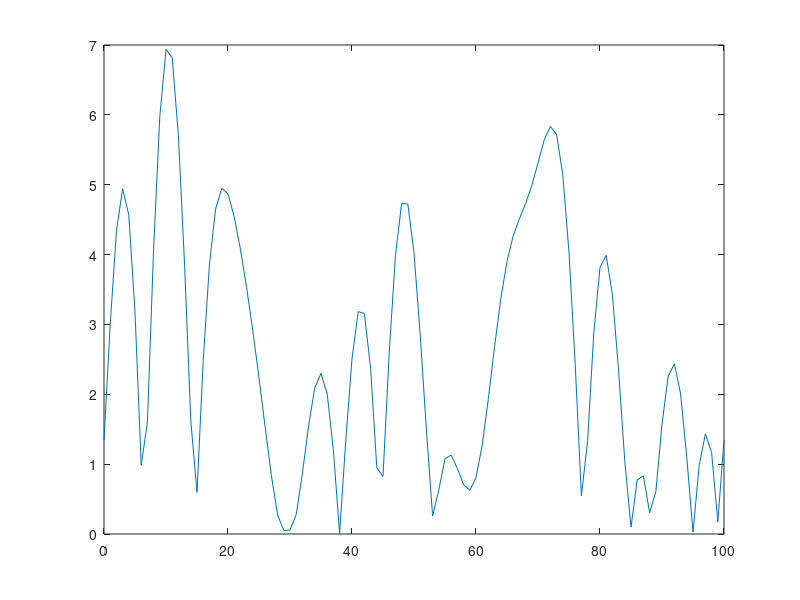

This chart was generated by the following MATLAB code: (Note: this script raises an error after producing the figure.)
%% Introduction
%MATLAB script from Contemporary Communications Systems Using MATLAB by
%John G. Proakis 
%transcribed from the book 25 September 2023
%parameterized for Neptune 25 September 2023

%% Script of Illustrative Example from Book
%In the example from the book, K = 10 and N = 20.
%A channel that has bandwidth B is subdivided in to K channels.
%N-point inverse DFT (IDFT) yields a real-valued sequence, where 1/square root of N
%is simply a scale factor. The sequence xn , 0 >= n <= N-1 corresponds
%to the samples of the multicarrier OFDM signat xt, consisting of K=N/2
%subscarriers. T is the signal duration, or signal interval.

%The modulator in an OFDM system can be implemented by computing the
%inverse DFT (7.6.4). The demodulator that recovers the information symbols
%from the received signal samples is implemented by computing the DFT
%(7.6.7). 

%Below, we are using the 16 point QAMsignal constellation shown in a
%previous figure, we select pseudorandomly each of the information symbols
%X1, X2, ... ,X9. With T=100 seconds, we generate the transmitted signal
%waveform and then plot it. We compute the IDFT values. We show that x(t),
%evaulatied at Tn/N, N = 0 ro N-1, corresponds to the IDFT values. Finally,
%using the IDFT values, we computer the DFT. This means we've recovered the
%information symbols Kx, 1 <= k <= 9, from the samples of x(t). 

%echo on turns on echoing for statements in all script files. When you turn on echoing, 
% MATLAB® displays each line in the file in the Command Window as it runs. Normally, 
% the statements in a script are not displayed during execution. Statement echoing is 
% useful for debugging and for demonstrations.
echo on

%number of channels
K = 10;

%number of points in the DFT (IDFT)
N = 2*K;

%sample interval (in seconds?)
T = 100;

%a is a 1 by 36 matrix of random numbers
a = rand(1,36);

%subtract 0.5 from all elements of the matrix a, then apply the signum function
%to the result. This "splits" the values into randomly distributed 1 and -1
a = sign(a-0.5);

%we create a 9 by 4 matrix out of a with the reshape function.
b = reshape(a,9,4);

%Generate the 16 QAM points
%take the columns of b and multiply them as follows. This makes one column
%of complex numbers. 
XXX = 2*b(:,1) + b(:,2) +j*(2*b(:,3) + b(:,4));

%Transpose this matrix to convert from column to row.
XX = XXX';

%modify X to put in a leading 0, the contents of XX, another zero, and then
%use the complex conjugate function conj() to get the complex conjugate of each element 
% of XX in reverse order, and append this result to X
%Doing this we get a 1 by 20 size matrix. It is double the number of channels.
X = [0 XX 0 conj(XX(9:-1:1))];

%set up xt to be a 1 by 101 matrix of zeros
xt = zeros(1,101);

%create multicarrier OFDM signal samples consisting of K = N/2 subcarriers
%(7.6.5)
for t = 0:100
    for k = 0:N-1 
        xt(1, t+1) = xt(1, t+1) + 1/sqrt(N)*X(k+1)*exp(j*2*pi*k*t/T);
        echo off
    end
end

echo on

%set up xn to be a 1 by N matrix of zeros
xn = zeros(1,N);

%compute the N-point inverse DFT (IDFT) of X to get a real-valued sequence (7.6.4)
for n = 0:N-1
    for k = 0:N-1
        xn(n+1) = xn(n+1) + 1/sqrt(N)*X(k+1)*exp(j*2*pi*n*k/N);
        echo off
    end
end


echo on

%show that xt corresponds to the IDFT values.

%using the IDFT values, compute the DFT using (7.6.7) and recover the
%information symbols

pause %Press any key to see a plot of x(t)

%plot 0 to 100 in the x axis, and the absolute value of x(t) in the y axis.
% Y = abs( X ) returns the absolute value of each element in input X . 
% If X is complex, abs(X) returns the complex magnitude. 
plot([0:100], abs(xt))

%check the difference between xn and samples of x(t)
for n = 0:N-1
    d(n+1) = xt(T/N*n+1) - xn(1+n);
    echo off
end

echo on

%The norm function calculates several different types of matrix norms: 
% e = norm(d) returns the largest singular value of d, which is the set of
% differences between xt and xn
e = norm(d)

%set up a 1 by 10 matrix of zeros
Y = zeros(1,10);

%Compute the DFT using (7.6.7)
for k = 1:9
    for n = 0:N-1
        Y(1,k+1) = Y(1,k+1) + 1/sqrt(N)*xn(n+1)*exp(-j*2*pi*k*n/N);
        echo off
    end
end

echo on

%get the difference between the first ten elements of Y and X, then get the
%largest singular value of this list of differences. 
dd = Y(1:10) - X(1:10)
ee = norm(dd)


%% Script Adapted for Neptune Mandatory Specification

% this is not working  yet

%see https://github.com/OpenResearchInstitute/Neptune/
%In the Neptune Mandatory specification, K = 901 and FFT size = 1024.
%Unlike the Proakis book, these aren't simple multiples of each other. 
%The specification has optional configurations, but we're going to stick with
%the mandatory configuration for the first run through.  

%A channel that has bandwidth B is subdivided in to K channels.
%N-point DFT (IDFT) yields a real-valued sequence, where 1/square root of N
%is simply a scale factor. The sequence x of n , 0 >= n <= N-1 corresponds
%to the samples of the multicarrier OFDM signat x of t, consisting of K=N/2
%subscarriers. T is the signal duration, or signal interval, 

%Note:
%for HDL Coder, we're going to probably need to use the exp block in simulink.
% https://www.mathworks.com/help/simulink/slref/mathfunction.html

%Below, we are using the 16 point QAMsignal constellation shown in a
%previous figure, we select pseudorandomly each of the information symbols
%X1, X2, ... ,X9. With T=100 seconds, we generate the transmitted signal
%waveform and then plot it. We compute the IDFT values. We show that x(t),
%evaulatied at Tn/N, N = 0 ro N-1, corresponds to the IDFT values. Finally,
%using the IDFT values, we computer the DFT. This means we've recovered the
%information symbols Kx, 1 <= k <= 9, from the samples of x(t). 

clear all

%echo on turns on echoing for statements in all script files. When you turn on echoing, 
% MATLAB® displays each line in the file in the Command Window as it runs. Normally, 
% the statements in a script are not displayed during execution. Statement echoing is 
% useful for debugging and for demonstrations.
echo on

%set the mandatory bandwidth
B = 20e6;

%Set the master clock frequency assumed in the specification
Fs = 20.48e6

%set the IFFT size
IFFTsize = 1024;

%set mandatory subcarrier spacing
SS = Fs/IFFTsize

%number of subcarriers (channels)
K = B/SS

%however, the specification lists 901 subcarriers (need to figure this out)
Kspec = 901

%number of points in the DFT (IDFT)
N = 2*K;

%sample interval (in seconds?)
T = 100;

%a is a 1 by 36 matrix of random numbers
a = rand(1,36);

%subtract 0.5 from all elements of the matrix a, then apply the signum function
%to the result. This "splits" the values into randomly distributed 1 and -1
a = sign(a-0.5);

%we create a 9 by 4 matrix out of a with the reshape function.
b = reshape(a,9,4);

%Generate the 16 QAM points
%take the columns of b and multiply them as follows. This makes one column
%of complex numbers. 
XXX = 2*b(:,1) + b(:,2) +j*(2*b(:,3) + b(:,4));

%Transpose this matrix to convert from column to row.
XX = XXX';

%modify X to put in a leading 0, the contents of XX, another zero, and then
%use the complex conjugate function conj() to get the complex conjugate of each element 
% of XX in reverse order, and append this result to X
X = [0 XX 0 conj(XX(9:-1:1))];

%set up xt to be a 1 by 101 matrix of zeros
xt = zeros(1,101);

%create multicarrier OFDM signal samples consisting of K = N/2 subcarriers
%(7.6.5)
for t = 0:100
    for k = 0:N-1
        xt(1, t+1) = xt(1, t+1) + 1/sqrt(N)*X(k+1)*exp(j*2*pi*k*t/T)
        echo off
    end
end

echo on

%set up xn to be a 1 by N matrix of zeros
xn = zeros(1,N);

%compute the N-point inverse DFT (IDFT) of X to get a real-valued sequence (7.6.4)
for n = 0:N-1
    for k = 0:N-1
        xn(n+1) = xn(n+1) + 1/sqrt(N)*X(k+1)*exp(j*2*pi*n*k/N);
        echo off
    end
end


echo on

%show that xt corresponds to the IDFT values.

%using the IDFT values, compute the DFT using (7.6.7) and recover the
%information symbols

pause %Press any key to see a plot of x(t)

%plot 0 to 100 in the x axis, and the absolute value of x(t) in the y axis.
% Y = abs( X ) returns the absolute value of each element in input X . 
% If X is complex, abs(X) returns the complex magnitude. 
plot([0:100], abs(xt))

%check the difference between xn and samples of x(t)
for n = 0:N-1
    d(n+1) = xt(T/N*n+1) - xn(1+n);
    echo off
end

echo on

%The norm function calculates several different types of matrix norms: 
% e = norm(d) returns the largest singular value of d, which is the set of
% differences between xt and xn
e = norm(d)

%set up a 1 by 10 matrix of zeros
Y = zeros(1,10);

%Compute the DFT using (7.6.7)
for k = 1:9
    for n = 0:N-1
        Y(1,k+1) = Y(1,k+1) + 1/sqrt(N)*xn(n+1)*exp(-j*2*pi*k*n/N);
        echo off
    end
end

echo on

%get the difference between the first ten elements of Y and X, then get the
%largest singular value of this list of differences. 
dd = Y(1:10) - X(1:10)
ee = norm(dd)